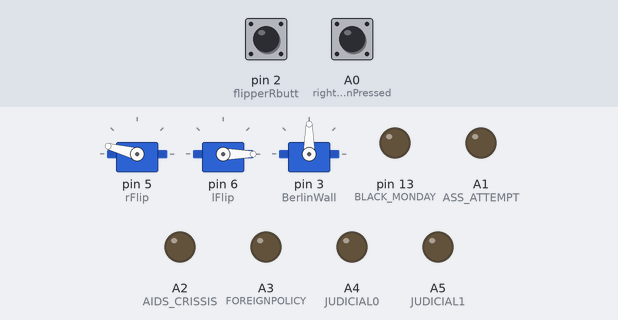
Recording of a sketch running on a simulated Arduino Nano, built with avr-gcc and run on an emulated ATmega328P. Parts: 3 × servo, output pins drawn as LEDs (lit = HIGH). Inputs (shaded band) come from the test bench; at power-on: pin 2 (flipperRbutt) HIGH, A0 (rightButtonPressed) HIGH.

Above: at 1.2 s.
1.3 s: pin 2 (flipperRbutt) pulled LOW for 0.15 s
At 1.37 s:
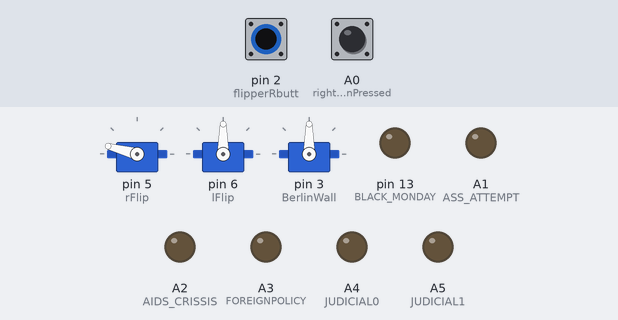
2.9 s: A0 (rightButtonPressed) pulled LOW for 0.15 s
At 2.97 s:
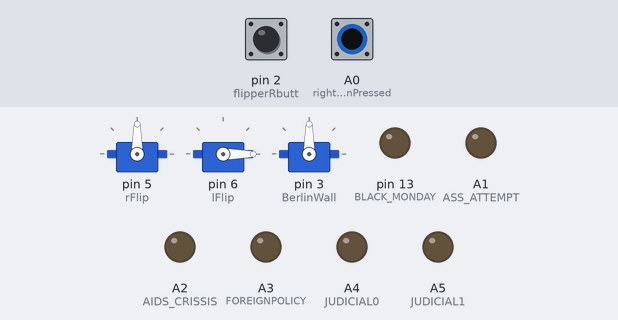
4.5 s: A0 (rightButtonPressed) pulled LOW for 3.2 s
At 8.3 s:
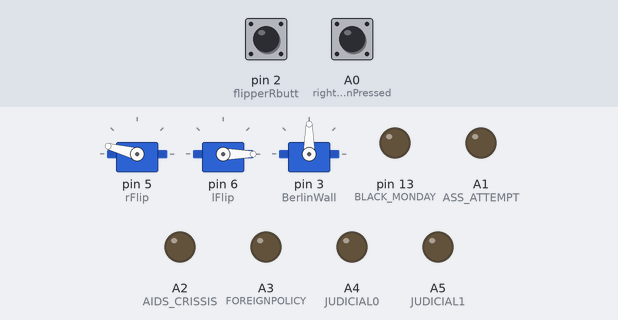
9.2 s: pin 2 (flipperRbutt) pulled LOW for 3.2 s
At 9.5 s:
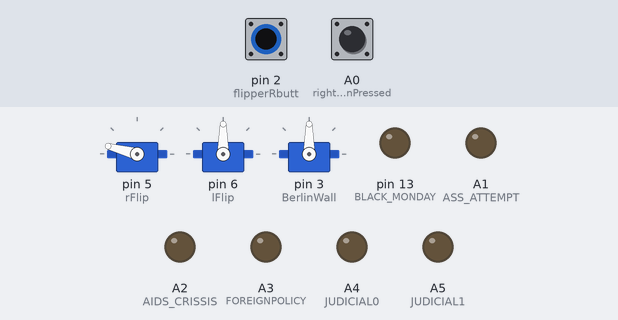
13.9 s: pin 2 (flipperRbutt) driven LOW and A0 (rightButtonPressed) driven LOW
At 14.2 s:
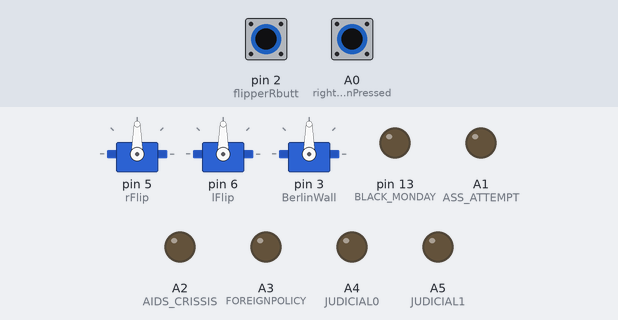
Timing chart, 0 to 16.4 s (numbered marks = the images above; inputs shaded):
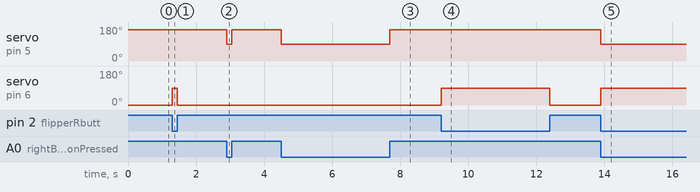

The sketch:

pinBall.ino
```cpp
/*
*FileName*
Made by Valery S for Hack ISU X

 */

 #include <Servo.h>

 #define RIGHT_FLIP_DOWN (180 - 15)
 #define RIGHT_FLIP_UP 90
 #define LEFT_FLIP_DOWN 0
 #define LEFT_FLIP_UP 90

 namespace Communication
{
const int GET_FOREIGN_POLICY = 0;
const int GET_PAT_CO = 1;
const int GET_MEDIA = 2;
const int GET_JUDICIAL_0 = 3;
const int GET_JUDICIAL_1 = 4;
const int GET_JUDICIAL_2 = 5;
const int GET_BALL_READY_3 = 6;
const int SET_LIGHTS_BLACK_MONDAY = 7;
const int SET_LIGHTS_ASSASINATION_ATTEMPT = 8;
const int SET_LIGHTS_AIDS_CRISIS = 9;
const int SET_LIGHTS_JUDICIAL_0 = 10;
const int SET_LIGHTS_JUDICIAL_1 = 11;
const int SET_LIGHTS_FOREIGN_POLICY = 12;
const int SET_LIGHTS_PATCO = 13;
const int SET_RELEASE_BERLIN_WALL = 14;
const int UNSET_LIGHTS_BLACK_MONDAY = 15;
const int UNSET_LIGHTS_ASSASINATION_ATTEMPT = 16;
const int UNSET_LIGHTS_AIDS_CRISIS = 17;
const int UNSET_LIGHTS_JUDICIAL_0 = 18;
const int UNSET_LIGHTS_JUDICIAL_1 = 19;
const int UNSET_LIGHTS_FOREIGN_POLICY = 20;
const int UNSET_LIGHTS_PATCO = 21;
} // namespace Communication


Servo rFlip;
Servo lFlip;
Servo BerlinWall;


void checkSensor(int sensor){
  Serial.write(!digitalRead(sensor));
}

void lightChange(int light, bool change){
 digitalWrite(light,change);
}


int leftButtonPressed() {
  return !digitalRead(2);
}

void handleLeftButtonStateChanges()  {
    static int leftButtonPressedAlready = 0;
    if(leftButtonPressed() && !leftButtonPressedAlready){
        leftButtonPressedAlready = 1;
        lFlip.write(LEFT_FLIP_UP);
    }

    if (!leftButtonPressed() && leftButtonPressedAlready) {
      leftButtonPressedAlready = 0;
      lFlip.write(LEFT_FLIP_DOWN);
    }
}

int rightButtonPressed() {
  return !digitalRead(A0);
}

void handleRightButtonStateChanges()  {
    static int rightButtonPressedAlready = 0;
    if(rightButtonPressed() && !rightButtonPressedAlready){
        rightButtonPressedAlready = 1;
        rFlip.write(RIGHT_FLIP_UP);
    }

    if (!rightButtonPressed() && rightButtonPressedAlready) {
      rightButtonPressedAlready = 0;
      rFlip.write(RIGHT_FLIP_DOWN);
    }
}

void setup() {

Serial.begin(9600);
  rFlip.attach(5);
  lFlip.attach(6);

  rFlip.write(RIGHT_FLIP_DOWN);
  lFlip.write(LEFT_FLIP_DOWN);

  BerlinWall.attach(3);
  pinMode(2,INPUT_PULLUP);//flipperRbutt
  pinMode(4,INPUT_PULLUP);//foreign policy
  pinMode(7,INPUT_PULLUP);//PAT_CO
  pinMode(8,INPUT_PULLUP);//MEDIA
  pinMode(9,INPUT_PULLUP);//JUDICIAL_0
  pinMode(10,INPUT_PULLUP);//JUDICIAL_1
  pinMode(11,INPUT_PULLUP);//JUDICIAL_2
  pinMode(12,INPUT_PULLUP);//GET_BALL_READY
  pinMode(A0,INPUT_PULLUP);
  pinMode(13,OUTPUT);//BLACK_MONDAY
  pinMode(A1,OUTPUT);//ASS ATTEMPT
  pinMode(A2,OUTPUT);//AIDS CRISSIS
  pinMode(A3,OUTPUT);//FOREIGNPOLICY
  pinMode(A4,OUTPUT);//JUDICIAL0
  pinMode(A5,OUTPUT);//JUDICIAL1
  pinMode(A6,OUTPUT);//PATCO


}
void loop() {
    handleLeftButtonStateChanges();
    handleRightButtonStateChanges();


    if(Serial.available() > 0){
        switch (Serial.read()){
            case Communication::GET_FOREIGN_POLICY:
            Serial.write(!digitalRead(4));
            break;

            case Communication::GET_PAT_CO:
            Serial.write(!digitalRead(7));
            break;

            case Communication::GET_MEDIA:
            Serial.write(!digitalRead(8));
            break;

            case Communication::GET_JUDICIAL_0:
            Serial.write(!digitalRead(9));
            break;

            case Communication::GET_JUDICIAL_1:
            Serial.write(!digitalRead(10));
            break;

            case Communication::GET_JUDICIAL_2:
            Serial.write(!digitalRead(11));
            break;

            case Communication::GET_BALL_READY_3:
            Serial.write(!digitalRead(12));
            break;

            case Communication::UNSET_LIGHTS_BLACK_MONDAY:
            digitalWrite(13,0);
            break;

            case Communication::UNSET_LIGHTS_ASSASINATION_ATTEMPT:
            digitalWrite(A1,0);

            break;

            case Communication::UNSET_LIGHTS_AIDS_CRISIS:
            digitalWrite(A2,0);
            break;

            case Communication::UNSET_LIGHTS_JUDICIAL_0:
            digitalWrite(A3,0);
            break;

            case Communication::UNSET_LIGHTS_JUDICIAL_1:
            digitalWrite(A4,0);
            break;

            case Communication::UNSET_LIGHTS_FOREIGN_POLICY:
            digitalWrite(A5,0);
            break;

            case Communication::UNSET_LIGHTS_PATCO:
            digitalWrite(A6,0);
            break;

            case Communication::SET_RELEASE_BERLIN_WALL:
            BerlinWall.write(95);
            break;

            case Communication::SET_LIGHTS_BLACK_MONDAY:
            digitalWrite(13,1);
            break;

            case Communication::SET_LIGHTS_ASSASINATION_ATTEMPT:
            digitalWrite(A1,1);

            break;

            case Communication::SET_LIGHTS_AIDS_CRISIS:
            digitalWrite(A2,1);
            break;

            case Communication::SET_LIGHTS_JUDICIAL_0:
            digitalWrite(A3,1);
            break;

            case Communication::SET_LIGHTS_JUDICIAL_1:
            digitalWrite(A4,1);
            break;

            case Communication::SET_LIGHTS_FOREIGN_POLICY:
            digitalWrite(A5,1);
            break;

            case Communication::SET_LIGHTS_PATCO:
            digitalWrite(A6,1);
            break;
     }
  }

}
```

Measured:
- after the input at 1.3 s, servo on pin 6 (lFlip): 0° → 90° at once, → 0° 0.15 s later
- after the input at 2.9 s, servo on pin 5 (rFlip): 165° → 90° at once, → 165° 0.15 s later
- after the input at 4.5 s, servo on pin 5 (rFlip): 165° → 90° at once, → 165° 3.2 s later
- after the input at 9.2 s, servo on pin 6 (lFlip): 0° → 90° at once, → 0° 3.2 s later
- after the input at 13.9 s, servo on pin 5 (rFlip): 165° → 90° at once; servo on pin 6 (lFlip): 0° → 90° at once
